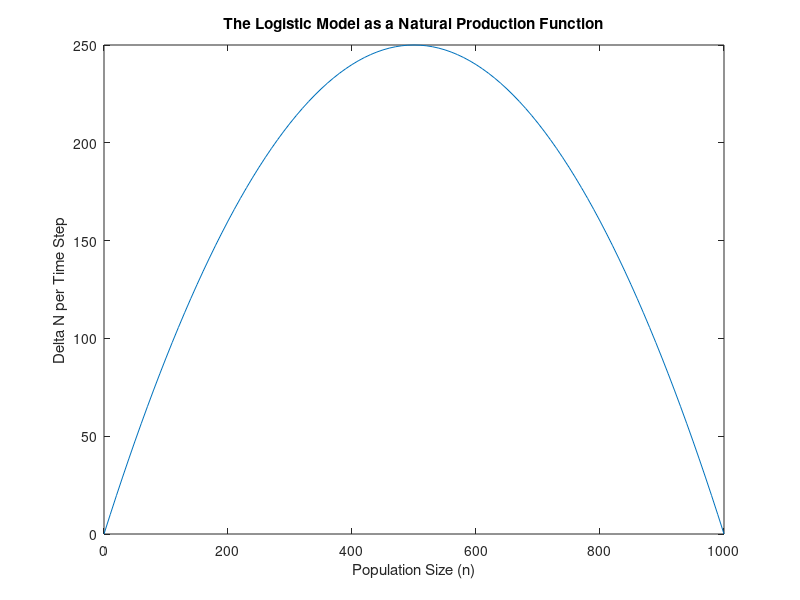

Write MATLAB code to recreate this figure.
% LOGISTIC MODEL
% Note that function logist_d is called
setenv ("GNUTERM","xlib")
more off
% M4.1 Plotting the discrete Logistic Model as a Natural Production Function (delta N)
figure(1)
r=1;
K=1000;
n=0:10:1000;
delta_n=r*n.*(1-n/K);
plot(n,delta_n)
title('The Logistic Model as a Natural Production Function')
xlabel('Population Size (n)')
ylabel('Delta N per Time Step')